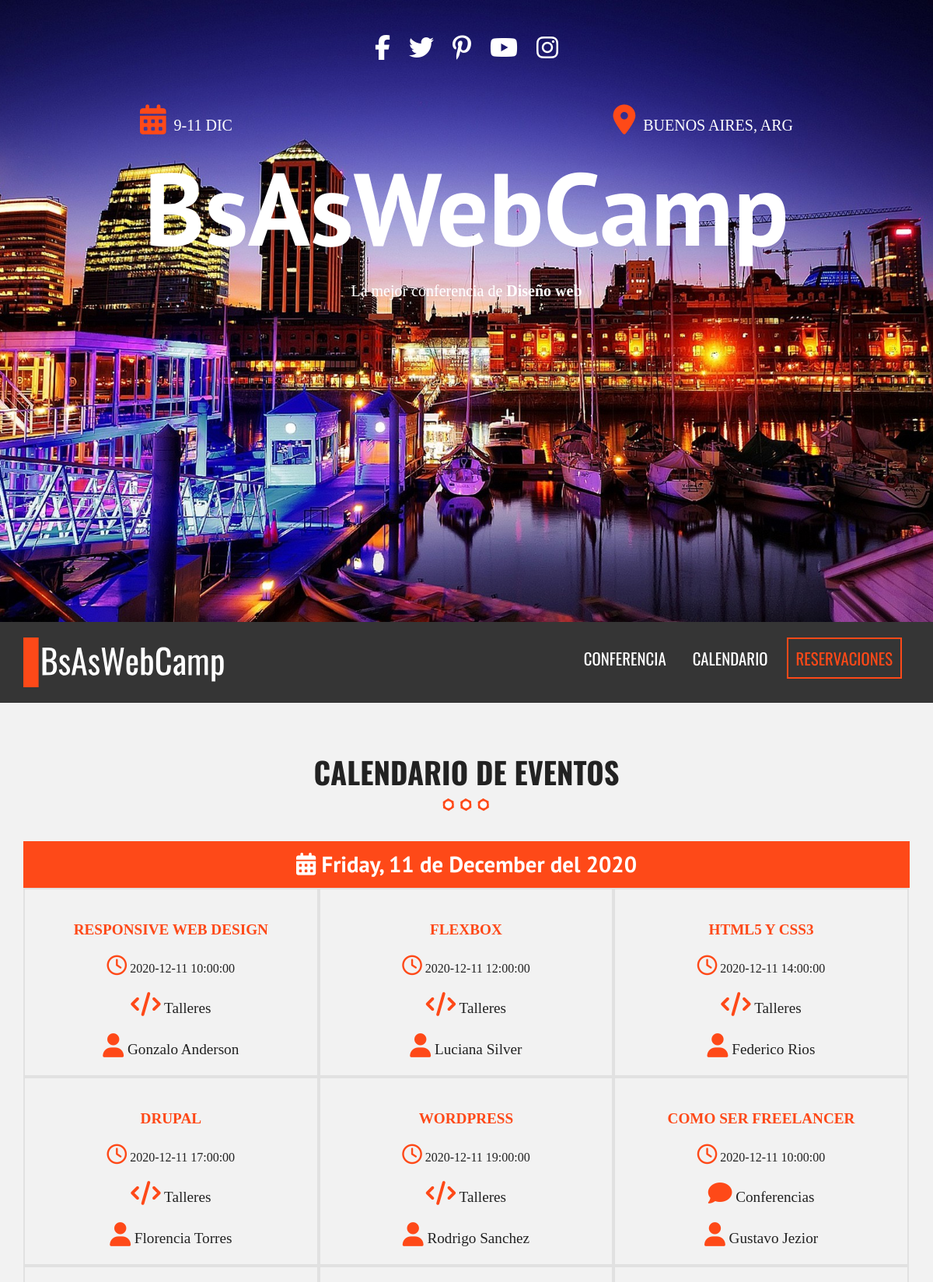
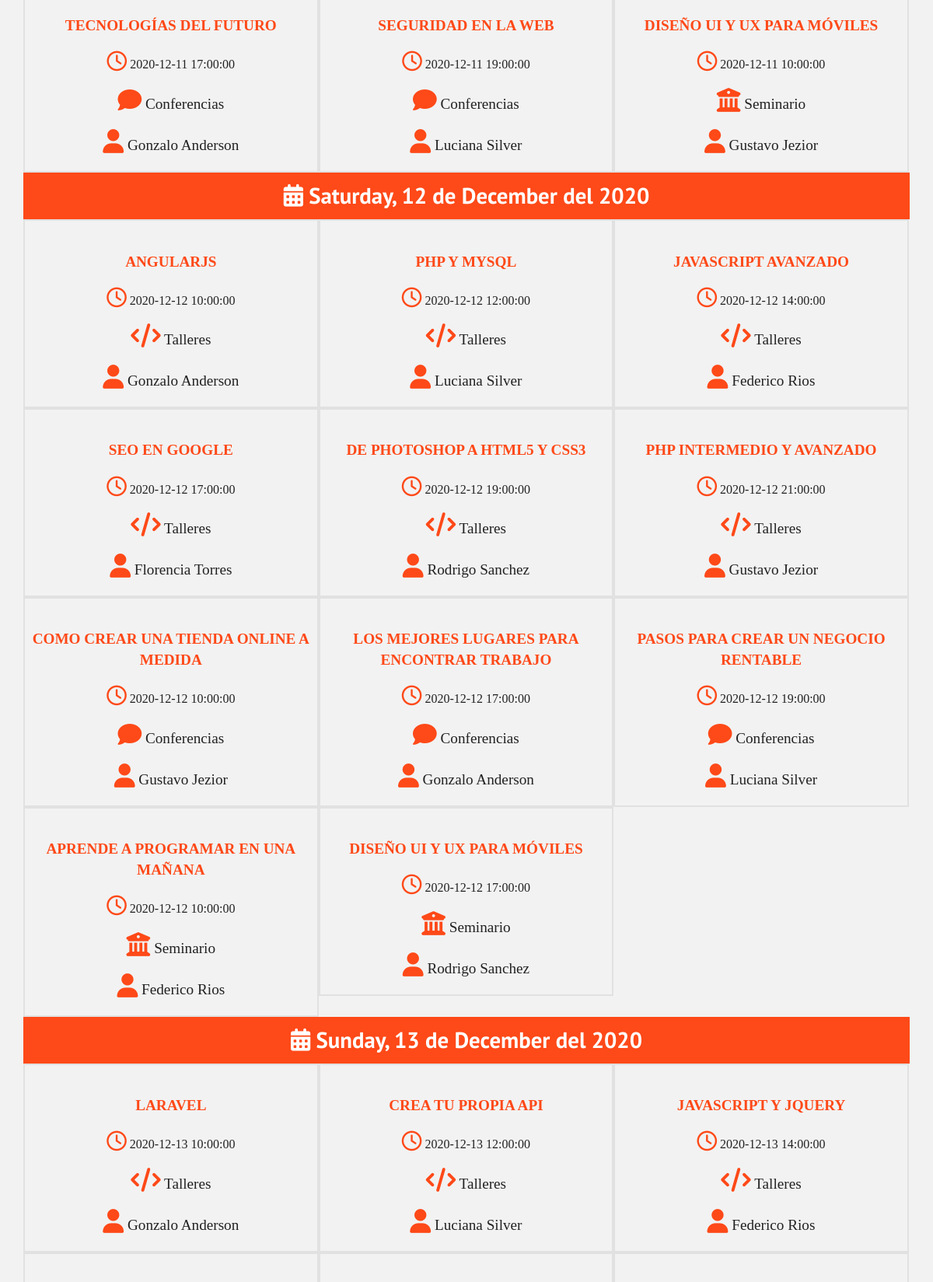
Page /calendario.php (upper part) on the committed database (2 pictures, top to bottom).
### tables this page shows
CREATE TABLE `eventos` (
  `evento_id` tinyint(10) NOT NULL,
  `nombre_evento` varchar(60) NOT NULL,
  `fecha_evento` date NOT NULL,
  `hora_evento` time NOT NULL,
  `id_cat_evento` tinyint(10) NOT NULL,
  `id_inv` tinyint(4) NOT NULL,
  `clave` varchar(10) NOT NULL
);

CREATE TABLE `categoria_evento` (
  `id_categoria` tinyint(10) NOT NULL,
  `cat_evento` varchar(50) NOT NULL,
  `icono` varchar(15) NOT NULL
);

### calendario.php (the view, shortened to what this page needs)
<?php include_once 'includes/templates/header.php'; ?>
<section class="seccion contenedor">
        <h2>Calendario de Eventos</h2>
    <?php
        try {
            require_once('includes/funciones/db_conexion.php');
            $sql = "SELECT evento_id, nombre_evento, fecha_evento, hora_evento, cat_evento, icono, nombre_invitado, apellido_invitado ";
            $sql .= "FROM eventos ";
            $sql .= " INNER JOIN categoria_evento ";
            $sql .= " ON eventos.id_cat_evento = categoria_evento.id_categoria";
            $sql .= " INNER JOIN invitados ";
            $sql .= " ON eventos.id_inv = invitados.invitado_id ";
            $sql .= " ORDER BY evento_id ";
            $resultado = $conn->query($sql);
        } catch(\Exception $e){
            echo $e->getMessage();
        }?>
        <div class="calendario">
            <?php
            $calendario = array();
            while ($eventos = $resultado->fetch_assoc() ){
                $fecha = $eventos ['fecha_evento'];
                $evento = array (
                    'titulo' => $eventos['nombre_evento'],
                    'fecha' => $eventos ['fecha_evento'],
                    'hora' => $eventos ['hora_evento'],
                    'categoria' => $eventos['cat_evento'],
                    'icono' => 'fa' . " " . $eventos['icono'],
                    'invitado' => $eventos['nombre_invitado'] . " " . $eventos['apellido_invitado']
                );
                $calendario[$fecha][] = $evento;
                ?>
           <?php }  ?>
           <?php
                foreach($calendario as $dia => $lista_eventos) { ?>
                    <h3>
                    <i class= "fa fa-calendar"></i>
                    <?php
                    echo strftime( "%A, %d de %B del %Y", strtotime($dia)); ?>
                    </h3>
                    <?php foreach($lista_eventos as $evento) { ?>
                        <div class="dia">
                            <p class="titulo"><?php echo $evento['titulo']?></p>
                            <p class="hora">
                                <i class="fa fa-clock-o" aria-hidden="true"></i>
                                <?php echo $evento['fecha'] . " " . $evento['hora'];?>
                            </p>
                            <p>
                                <i class="<?php echo $evento['icono']; ?>" aria-hidden="true"></i>
                                <?php echo $evento['categoria']?></p>
                            <p>
                                <i class="fa fa-user" aria-hidden="true"></i>
                                <?php echo $evento['invitado']?> </p>
                        </div>
                    <?php }  ?>
                <?php  }  ?>
        </div>
</section>
<?php include_once 'includes/templates/footer.php';?>

### includes/templates/header.php (shortened to what this page needs)
<!DOCTYPE html>
<html class="no-js" lang="es">
  <head>
    <link rel="stylesheet" href="./css/normalize.css" />
    <link rel="stylesheet" href="./css/fontawesome-all.min.css" />
    <link  rel="stylesheet" href="https://unpkg.com/leaflet@1.6.0/dist/leaflet.css"/>
    <link rel="stylesheet" href="./css/lightbox.css"/>
    <link rel="stylesheet" href="./css/colorbox.css"/>
    <link rel="stylesheet" href="./css/main.css"/>
  </head>
  <body>
    <header class="site-header">
      <div class="hero">
        <div class="contenido-header">
          <nav class="redes-sociales">
            <a href="#"><i class="fab fa-facebook-f"></i></a>
            <a href="#"><i class="fab fa-twitter"></i></a>
            <a href="#"><i class="fab fa-pinterest-p"></i></a>
            <a href="#"><i class="fab fa-youtube"></i></a>
            <a href="#"><i class="fab fa-instagram"></i></a>
          </nav>
          <div class="informacion-evento">
            <div class="clearfix">
              <p class="fecha"><i class="fas fa-calendar-alt"></i>9-11 Dic</p>
              <p class="ciudad">
                <i class="fas fa-map-marker-alt"></i>Buenos Aires, Arg
              </p>
            </div>
            <h1 class="nombre-sitio">BsAsWebCamp</h1>
            <p class="slogan">
              La mejor conferencia de <span>Diseño web</span>
            </p>
          </div>
        </div>
      </div>
    </header>
    <div class="barra">
      <div class="contenedor clearfix">
        <div class="logo">
         <a href="index.php"><img src="./img/img/logo2.svg" alt="Logo-test" /></a>
        </div>
        <nav class="navegacion-principal">
          <a href="conferencia.php">Conferencia</a>
          <a href="calendario.php">Calendario</a>
          <a href="registro.php">Reservaciones</a>
        </nav>
      </div>
    </div>

### includes/templates/footer.php (shortened to what this page needs)
  </body>
</html>

### css/main.css (style rules this page uses)
html { color: #222; font-size: 1em; line-height: 1.4; }
audio, canvas, iframe, img, svg, video { vertical-align: middle; }
html { box-sizing: border-box; }
*, *:before, *:after { box-sizing: inherit; }
body { background-color: #f2f2f2; }
.contenedor { width: 95%; margin: 0 auto; }
.seccion { padding: 30px 0; }
.seccion p { font-size: 1.2em; text-align: center; }
h2 { font-family: 'Oswald', sans-serif; font-size: 2.4em; text-transform: uppercase; text-align: center; }
h2::after { content: ''; margin: 0 auto; background-image: url(../img/img/separador.png); height: 30px; width: 100px; display: block; }
h3 { font-size: 1.8em; color: #fe4918; font-family: 'PT Sans', sans-serif; margin: 0; }
div.hero { background-image: url(../img/img/Head.jpg); height: 100vh; background-position: top center; background-size: cover; }
div.contenido-header { padding-top: 40px; }
nav.redes-sociales { text-align: center; }
nav.redes-sociales a { color: white; font-size: 2em; margin-right: 20px; }
nav.redes-sociales a:last-child { margin-right: 0; }
div.informacion-evento { text-align: center; color: white; }
@media only screen and (min-width: 768px) { div.informacion-evento { width: 70%; margin: 0 auto; margin-top: 50px; } }
div.informacion-evento p { margin: 0; display: inline; font-size: 20px; text-transform: uppercase; }
div.informacion-evento p i { color: #fe4918; font-size: 2.4rem; margin-right: 10px; }
p.fecha { float: left; }
p.ciudad { float: right; text-align: right; }
p.slogan { text-transform: none !important; }
p.slogan span { font-weight: bold; }
h1.nombre-sitio { font-size: 5.9vw; font-family: 'PT Sans', sans-serif; }
@media only screen and (min-width: 768px) { h1.nombre-sitio { font-size: 11vw; margin: 0; } }
div.barra { background-color: #353535; padding: 20px 0; }
div.logo { width: 80%; float: left; }
div.logo img { width: 70%; }
@media only screen and (min-width: 768px) { div.logo { width: 33%; } }
nav.navegacion-principal { display: none; width: 100%; }
nav.navegacion-principal a { font-family: 'Oswald', sans-serif; color: white; font-size: 1.3em; text-transform: uppercase; text-decoration: none; transition: all .4s ease; margin-top: 0.5em; width: 100%; display: block; text-align: center; margin-bottom: 20px; }
nav.navegacion-principal a:last-child { border: 2px solid #fe4918; color: #fe4918; }
@media only screen and (min-width:768px) { nav.navegacion-principal { width: 67%; float: right; text-align: right; display: block; } }
@media only screen and (min-width:768px) { nav.navegacion-principal a { padding: 10px 10px; display: inline-block; width: auto; display: inline-block; text-align: center; margin: 0 10px 0 0; } }
div.calendario h3 { background-color: #fe4918; clear: both; color: white; text-align: center; padding: 10px 0; }
div.calendario::after { clear: both; display: block; content: ''; }
div.dia { width: 50%; float: left; border: 2PX solid #e1e1e1; transition: all .3s ease; }
@media only screen and (min-width: 768px) { div.dia { width: 33.3%; min-height: 240px; padding-top: 20px; } }
div.dia p.titulo { color: #fe4918; text-transform: uppercase; font-weight: bold; }
div.dia p.hora { font-size: 1em; }
div.dia i { color: #fe4918; font-size: 1.6em; }
.clearfix:before, .clearfix:after { content: " "; display: table; }
.clearfix:after { clear: both; }

### rows in the picture
eventos: nombre_evento "RESPONSIVE WEB DESIGN", fecha_evento "2020-12-11", hora_evento "10:00:00", id_cat_evento.cat_evento "Talleres", invitado "Gonzalo Anderson"
eventos: nombre_evento "FLEXBOX", fecha_evento "2020-12-11", hora_evento "12:00:00", id_cat_evento.cat_evento "Talleres", invitado "Luciana Silver"
eventos: nombre_evento "HTML5 Y CSS3", fecha_evento "2020-12-11", hora_evento "14:00:00", id_cat_evento.cat_evento "Talleres", invitado "Federico Rios"
eventos: nombre_evento "DRUPAL", fecha_evento "2020-12-11", hora_evento "17:00:00", id_cat_evento.cat_evento "Talleres", invitado "Florencia Torres"
eventos: nombre_evento "WORDPRESS", fecha_evento "2020-12-11", hora_evento "19:00:00", id_cat_evento.cat_evento "Talleres", invitado "Rodrigo Sanchez"
eventos: nombre_evento "COMO SER FREELANCER", fecha_evento "2020-12-11", hora_evento "10:00:00", id_cat_evento.cat_evento "Conferencias", invitado "Gustavo Jezior"
eventos: nombre_evento "TECNOLOGÍAS DEL FUTURO", fecha_evento "2020-12-11", hora_evento "17:00:00", id_cat_evento.cat_evento "Conferencias", invitado "Gonzalo Anderson"
eventos: nombre_evento "SEGURIDAD EN LA WEB", fecha_evento "2020-12-11", hora_evento "19:00:00", id_cat_evento.cat_evento "Conferencias", invitado "Luciana Silver"
eventos: nombre_evento "DISEÑO UI Y UX PARA MÓVILES", fecha_evento "2020-12-11", hora_evento "10:00:00", id_cat_evento.cat_evento "Seminario", invitado "Gustavo Jezior"
eventos: nombre_evento "ANGULARJS", fecha_evento "2020-12-12", hora_evento "10:00:00", id_cat_evento.cat_evento "Talleres", invitado "Gonzalo Anderson"
eventos: nombre_evento "PHP Y MYSQL", fecha_evento "2020-12-12", hora_evento "12:00:00", id_cat_evento.cat_evento "Talleres", invitado "Luciana Silver"
eventos: nombre_evento "JAVASCRIPT AVANZADO", fecha_evento "2020-12-12", hora_evento "14:00:00", id_cat_evento.cat_evento "Talleres", invitado "Federico Rios"
eventos: nombre_evento "SEO EN GOOGLE", fecha_evento "2020-12-12", hora_evento "17:00:00", id_cat_evento.cat_evento "Talleres", invitado "Florencia Torres"
eventos: nombre_evento "DE PHOTOSHOP A HTML5 Y CSS3", fecha_evento "2020-12-12", hora_evento "19:00:00", id_cat_evento.cat_evento "Talleres", invitado "Rodrigo Sanchez"
eventos: nombre_evento "PHP INTERMEDIO Y AVANZADO", fecha_evento "2020-12-12", hora_evento "21:00:00", id_cat_evento.cat_evento "Talleres", invitado "Gustavo Jezior"
eventos: nombre_evento "COMO CREAR UNA TIENDA ONLINE A MEDIDA", fecha_evento "2020-12-12", hora_evento "10:00:00", id_cat_evento.cat_evento "Conferencias", invitado "Gustavo Jezior"
eventos: nombre_evento "LOS MEJORES LUGARES PARA ENCONTRAR TRABAJO", fecha_evento "2020-12-12", hora_evento "17:00:00", id_cat_evento.cat_evento "Conferencias", invitado "Gonzalo Anderson"
eventos: nombre_evento "PASOS PARA CREAR UN NEGOCIO RENTABLE", fecha_evento "2020-12-12", hora_evento "19:00:00", id_cat_evento.cat_evento "Conferencias", invitado "Luciana Silver"
eventos: nombre_evento "APRENDE A PROGRAMAR EN UNA MAÑANA", fecha_evento "2020-12-12", hora_evento "10:00:00", id_cat_evento.cat_evento "Seminario", invitado "Federico Rios"
eventos: nombre_evento "DISEÑO UI Y UX PARA MÓVILES", fecha_evento "2020-12-12", hora_evento "17:00:00", id_cat_evento.cat_evento "Seminario", invitado "Rodrigo Sanchez"
eventos: nombre_evento "LARAVEL", fecha_evento "2020-12-13", hora_evento "10:00:00", id_cat_evento.cat_evento "Talleres", invitado "Gonzalo Anderson"
eventos: nombre_evento "CREA TU PROPIA API", fecha_evento "2020-12-13", hora_evento "12:00:00", id_cat_evento.cat_evento "Talleres", invitado "Luciana Silver"
eventos: nombre_evento "JAVASCRIPT Y JQUERY", fecha_evento "2020-12-13", hora_evento "14:00:00", id_cat_evento.cat_evento "Talleres", invitado "Federico Rios"

### other values in the picture
strftime( "%A, %d de %B del %Y", strtotime($dia)) "Friday, 11 de December del 2020"
strftime( "%A, %d de %B del %Y", strtotime($dia)) "Saturday, 12 de December del 2020"
strftime( "%A, %d de %B del %Y", strtotime($dia)) "Sunday, 13 de December del 2020"
